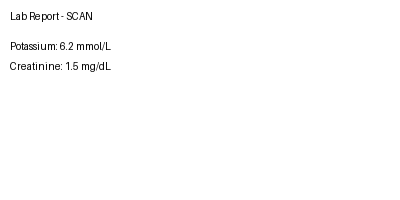
#> input picture data/samples/Pt_Record_MRN_1002_Trauma/lab_scan.png, 400 x 200 px
$ python -i image_quality.py   (imports and definitions only)
#> lines starting #> are read from the running program, lines starting #| are printed output that depends on the picture
#> further down, picture is the input picture: PIL image 400x200 RGB; min 1, max 255, mean 253
# Non-diagnostic, deterministic usability checks.
# Vision-language models excluded for safety determinism.

import io
import numpy as np
from PIL import Image, ImageStat, ImageFilter
from typing import Dict, List, Any, Union

def load_image(image_input: Union[bytes, str]) -> Image.Image:
    """Loads an image from bytes or path into a PIL Image."""
    if isinstance(image_input, str):
        return Image.open(image_input)
    elif isinstance(image_input, bytes):
        return Image.open(io.BytesIO(image_input))
    else:
        raise ValueError("Input must be bytes or file path")

def compute_quality(image: Image.Image) -> Dict[str, Any]:
    """
    Computes heuristic quality metrics for a document image.
    Checks: resolution, blur (Laplacian), contrast, margins.
    """
    # Ensure RGB
    if image.mode != "RGB":
        image = image.convert("RGB")

    width, height = image.size
#> width = 400; height = 200
    grayscale = image.convert("L")
    img_array = np.array(grayscale)

    issues = []
    risks = []
    observations = []
    uncertainties = []

    # 1. Resolution Check
    min_dim = min(width, height)
#> min_dim = 200
    if min_dim < 700:
        issues.append("Low resolution; may reduce legibility.")
    else:
        observations.append(f"Resolution adequate ({width}x{height})")

    # 2. Blur Check (Laplacian Variance)
    try:
        # Standard 3x3 Laplacian kernel
        laplacian_kernel = (
            0, -1, 0,
            -1, 4, -1,
            0, -1, 0
        )
        edges = grayscale.filter(ImageFilter.Kernel((3, 3), laplacian_kernel, scale=1, offset=0))
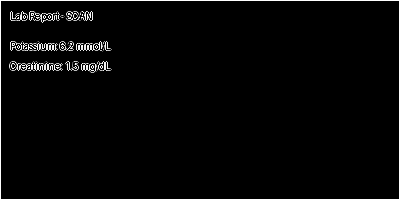
#> edges: PIL image 400x200 L; min 0, max 255, mean 7.1
        edge_var = np.var(np.array(edges))
#> edge_var = 1656.9

        if edge_var < 100:
            issues.append("Image appears blurry; may reduce legibility.")
            uncertainties.append(f"Blur score: {edge_var:.1f} (Low)")
        else:
            observations.append("Sharpness check passed.")

    except Exception as e:
        uncertainties.append(f"Could not compute blur score: {str(e)}")

    # 3. Contrast Check (Std Dev of Grayscale)
    stats = ImageStat.Stat(grayscale)
    std_dev = stats.stddev[0]
#> std_dev = 19.58
    if std_dev < 20: # Flat gray/white image
        issues.append("Low contrast; content may be hard to read.")
    elif std_dev < 40:
        risks.append("Moderate contrast; verify text visibility.")

    # 4. Exposure Check (Mean Pixel Intensity)
    mean_val = np.mean(img_array)
#> mean_val = 253
    if mean_val > 250:
        issues.append("Image appears blank or overexposed.")
    elif mean_val < 5:
        issues.append("Image appears too dark.")

    # 5. Orientation
    if width > height * 1.5:
        observations.append("Landscape orientation detected.")
    elif height > width * 1.5:
        observations.append("Portrait orientation detected.")

    # Success Condition
    if not issues and not risks:
        observations.append("Image appears readable and complete.")

    return {
        "visual_observations": observations,
        "quality_issues": issues,
        "workflow_risks": risks,
        "uncertainties": uncertainties,
        "meta": {"width": width, "height": height, "format": image.format}
    }

>>> from PIL import Image
>>> picture = Image.open('../../data/samples/Pt_Record_MRN_1002_Trauma/lab_scan.png')
>>> result = compute_quality(picture)
#> result = 5 items
